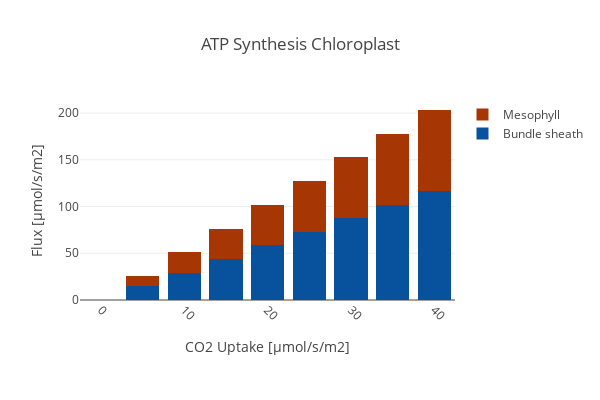

The notebook cell this image was saved under:
### Code cell
create_bar_plot_met(D_fba, D_exp,
                    {'[M]_ATPase_h':'Mesophyll','[B]_ATPase_h': 'Bundle sheath'},'ATP_h',
                    'ATP Synthesis Chloroplast', xaxis_title, c3_model,
                    stacked = True, save_fig=save_fig)

### Figure 1 — Plotly figure (JSON) as saved in the notebook; plotly's stock layout.template omitted (floating-point values rounded to 4 significant figures)
{"data": [{"marker": {"color": "rgb(8,81,156)"}, "name": "Bundle sheath", "type": "bar", "uid": "2e7ff50b-3c1b-4a63-bbd6-f05f5f9f5431", "x": [0, 5, 10, 15, 20, 25, 30, 35, 40], "y": [0.1527, 14.69, 29.26, 43.85, 58.44, 73.03, 87.62, 102.2, 116.8]}, {"marker": {"color": "rgb(166,54,3)"}, "name": "Mesophyll", "type": "bar", "uid": "373b2c2a-ebd5-45e0-80a3-4de6088234f5", "x": [0, 5, 10, 15, 20, 25, 30, 35, 40], "y": [0.1527, 10.96, 21.76, 32.56, 43.37, 54.17, 64.96, 75.76, 86.55]}], "layout": {"barmode": "stack", "height": 400, "margin": {"b": 100}, "title": {"text": "ATP Synthesis Chloroplast"}, "width": 600, "xaxis": {"tickangle": 45, "title": {"text": "CO2 Uptake [µmol/s/m2]"}}, "yaxis": {"autorange": true, "title": {"text": "Flux [µmol/s/m2]"}}}}
